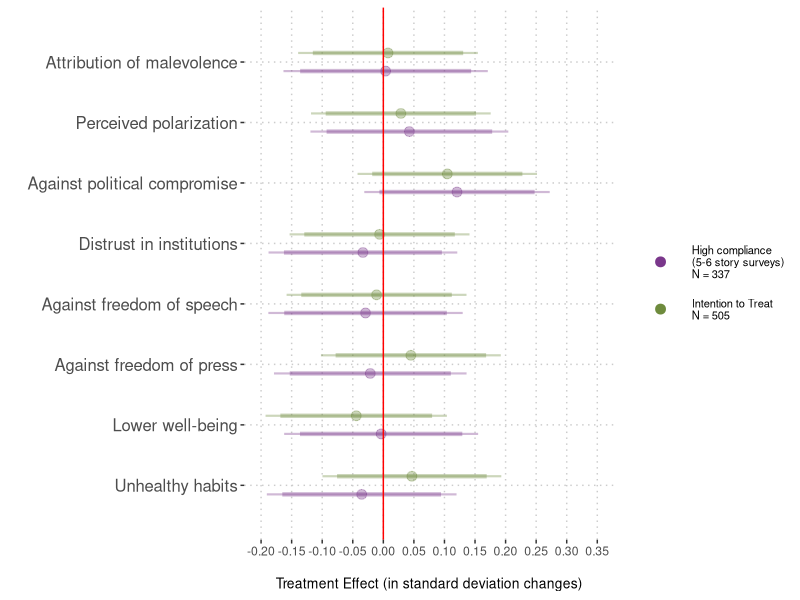
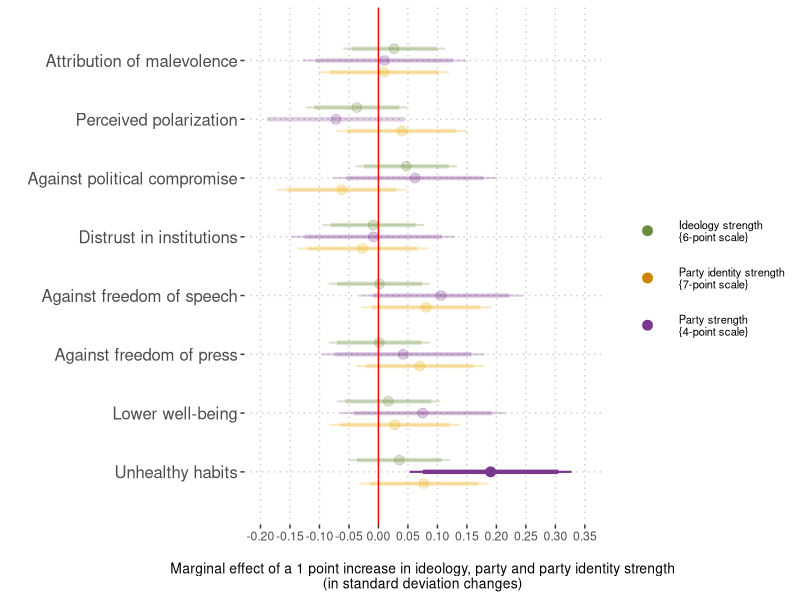

Write R code to recreate these figures, in order.
#==============================================================================
# 05-fig5-results-other-outcomes.R
# Purpose: to replicate Figure 5 of the paper, where we show the main (and 
#          moderator) effects of the treatment on many additional outcomes. We
#          first generate Figure 5.A and then Figure 5.B. For the paper, we then
#          pasted the two subfigures together.
# Article: "Exposure to extremely partisan news from the other political side 
#          shows scarce boomerang effects"
# Journal: Political Behavior
# Year:    2022
# Authors: Andreu Casas, Ericka Menchen-Trevino, Magdalena Wojcieszak
#==============================================================================


# PACKAGES
#===============================================================================
library(dplyr)
library(ggplot2)
library(ggrepel)

# DATA
#===============================================================================
# - dataset with data from the pre and post survey, for the many outcome and
#   moderator variables of interest.
db <- read.csv("./data/extreme-sites-experiment-maindb.csv")

# DATA WRANGLING
#===============================================================================
# OTHER OUTCOMES
#-------------------------------------------------------------------------------
#-------------------------------------------------------------------------------
# - create indices averaging scores for items in the same battery
db <- db %>%
  mutate(
    # - /!\ REVERSE items of trust in inst battery so that higher values
    #       mean that people polarized
    TRUST_ALL = -(TRUST_1 + TRUST_2 + TRUST_3 + TRUST_4 + TRUST_5 +
                    TRUST_6) / 6,
    # - /!\ REVERSE items of freedom of speech battery so that higher values
    #       mean that people polarized
    SPEECH_ALL = -(SPEECH_1 + SPEECH_2 + SPEECH_3 + SPEECH_4) / 4,
    SMS_ALL = (SMS_1 + SMS_2 + SMS_3) / 3,
    # - /!\ REVERSE some of the items in the well being battery so higher
    #       values mean polarization (worse well being)
    WELLBEING_ALL = (WELL_FEELINGS_1 + WELL_FEELINGS_2 + 
                       (-WELL_FEELINGS_3) + (-WELL_FEELINGS_4) +
                       (-WELL_FEELINGS_5) + (-WELL_FEELINGS_6)) / 6,
    # - /!\ REVERSE exercise so higher values mean healthier habit
    WELLACT_ALL = (WELL_ACT_1 + WELL_ACT_2 + WELL_ACT_3 + WELL_ACT_4 +
                     (-WELL_ACT_5)) / 5
  )


# - calculate ITT and CACE for High Compliers
outcomes <- c("MAL", "PREPOL", "COMPROMISE", "TRUST_ALL", "SPEECH_ALL",
              "SMS_ALL", "WELLBEING_ALL", "WELLACT_ALL")

# - specify two samples: ITT and High compliers
compl_groups <- c("Intention to Treat\nN = 505", 
                  "High compliance\n(5-6 story surveys)\nN=337")

rest_out <- NULL
for (outcome in outcomes){
  # - calculate SD of pre-treatment values
  pre_sd <- sd(db[,outcome], na.rm = TRUE)
  for (cgroup in compl_groups) {
    if (grepl("High", cgroup)) {
      run_db <- db %>%
        filter(
          is.na(compliance_level) |
            compliance_level == "High Compliance \n(5-6 story surveys)\nN = 337")
    } else {
      run_db <- db
    }
    # - calculate treatment effect /!\ NOT CONTROLLING FOR PRE because we are
    #                                  already using the DELTAs for the outcomes
    #                                  for which we have PRE and POST
    model_formula <- paste0(outcome, " ~ condition")
    model_out <- broom::tidy(lm(model_formula, 
                                data = run_db)) %>%
      filter(term == "condition") %>% 
      mutate(significant = ifelse(p.value < 0.05, 1, 0)) %>%
      mutate(outcome = outcome,
             sample = cgroup,
             sd = pre_sd,
             pe = estimate / pre_sd,
             se_std = std.error / pre_sd,
             lwr_90 = pe - (se_std * 1.64),
             lwr_95 = pe - (se_std * 1.96),
             upr_90 = pe + (se_std * 1.64),
             upr_95 = pe + (se_std * 1.96))
    rest_out <- rbind(rest_out, model_out) 
  }
}

# - the plot
rest_out02 <- rest_out %>%
  # - /!\ REVERSE results for Support for Compromise (so higher means > polariz.)
  mutate(pe = ifelse(outcome == "PREPOL", -pe, pe),
         lwr_90 = ifelse(outcome == "PREPOL", -lwr_90, lwr_90),
         upr_90 = ifelse(outcome == "PREPOL", -upr_90, upr_90),
         lwr_95 = ifelse(outcome == "PREPOL", -lwr_95, lwr_95),
         upr_95 = ifelse(outcome == "PREPOL", -upr_95, upr_95)
  ) %>%
  # - give human readable labels to outcome variables
  mutate(
    outcome = factor(recode(outcome,
                            `MAL` = "Attribution of malevolence",
                            `PREPOL` = "Perceived polarization",
                            `COMPROMISE` = "Against political compromise",
                            `TRUST_ALL` = "Distrust in institutions",
                            `SPEECH_ALL` = "Against freedom of speech",
                            `SMS_ALL` = "Against freedom of press",
                            `WELLBEING_ALL` = "Lower well-being",
                            `WELLACT_ALL` = "Unhealthy habits"),
                     levels = rev(c(
                       "Attribution of malevolence",
                       "Perceived polarization",
                       "Against political compromise",
                       "Distrust in institutions",
                       "Against freedom of speech",
                       "Against freedom of press",
                       "Lower well-being",
                       "Unhealthy habits"
                     )))) %>%
  arrange(outcome) %>%
  mutate(significant = as.character(significant),
         sample = recode(sample,
                         `High compliance\n(5-6 story surveys)\nN=337` =
                           "High compliance\n(5-6 story surveys)\nN = 337"))

# - the plot
pdf("./figures/fig5a-extreme-sites-other-out-MAIN.pdf", width = 9, height = 4)
ggplot(rest_out02,
       aes(x = outcome, y = pe)) +
  # - this is so I can have a legend indicating what the 2 colors mean
  geom_point(aes(x = 9, y = 0, color = sample)) +
  scale_color_manual("", values = c("mediumorchid4",
                                    "darkolivegreen4")) +
  # - plot 90% and 95% ITT estimates
  #geom_point()
  geom_point(inherit.aes = FALSE,
             data = rest_out02 %>% filter(grepl("Intent", sample)),
             aes(x = as.numeric(outcome) + 0.15, y = pe,
                 alpha = significant), 
             size = 3, color = "darkolivegreen4") +
  geom_segment(inherit.aes = FALSE, 
               data = rest_out02 %>% filter(grepl("Intent", sample)),
               aes(x = as.numeric(outcome) + 0.15, xend = as.numeric(outcome) + 0.15,
                   y = lwr_90, yend = upr_90, alpha = significant), size = 1.5, 
               color = "darkolivegreen4") +
  geom_segment(inherit.aes = FALSE,
               data = rest_out02 %>% filter(grepl("Intent", sample)),
               aes(x = as.numeric(outcome) + 0.15, xend = as.numeric(outcome) + 0.15,
                   y = lwr_95, yend = upr_95, alpha = significant), size = 0.75,
               color = "darkolivegreen4") +
  # - plot 90% and 95% High compliers CACE estimates
  geom_point(inherit.aes = FALSE,
             data = rest_out02 %>% filter(!grepl("Intent", sample)),
             aes(x = as.numeric(outcome) - 0.15, y = pe,
                 alpha = significant), size = 3,
             color = "mediumorchid4") +
  geom_segment(inherit.aes = FALSE,
               data = rest_out02 %>% filter(!grepl("Intent", sample)),
               aes(x = as.numeric(outcome) - 0.15, xend = as.numeric(outcome) - 0.15,
                   y = lwr_90, yend = upr_90, alpha = significant), size = 1.5,
               color = "mediumorchid4") +
  geom_segment(inherit.aes = FALSE,
               data = rest_out02 %>% filter(!grepl("Intent", sample)),
               aes(x = as.numeric(outcome) - 0.15, xend = as.numeric(outcome) - 0.15,
                   y = lwr_95, yend = upr_95, alpha = significant), size = 0.75,
               color = "mediumorchid4") +
  scale_x_continuous("", breaks = seq(1, length(levels(rest_out02$outcome))),
                     labels = levels(rest_out02$outcome),
                     limits = c(0.5,8.5)) +
  scale_y_continuous("\nTreatment Effect (in standard deviation changes)",
                     breaks = seq(-1, 1, 0.05),
                     limits = c(-0.20, 0.35)) +
  geom_hline(yintercept = 0, color = "red") +
  # - the rest 
  scale_alpha_discrete(range = c(0.35, 1), guide = FALSE) +
  coord_flip() +
  guides(color = guide_legend(override.aes = list(size = 3))) +
  theme(panel.background = element_blank(),
        panel.grid.major = element_line(color = "gray80", linetype = "dotted"),
        axis.text.y = element_text(size = 12),
        axis.title.x = element_text(size = 10),
        legend.key.size = unit(1.2, "cm"),
        legend.text = element_text(size = 8))
dev.off()


# REST OUTCOMES: Moderators
#-------------------------------------------------------------------------------
moderators <- c("party_folded", "ideo_folded", "pid_strength")

rest_modout <- NULL
for (outcome in outcomes){
  # - calculate SD of pre-treatment values
  pre_sd <- sd(db[,outcome], na.rm = TRUE)
  # - using ALL users in the sample to calculate these moderator effects
  run_db <- db
  # - calculate moderation effect
  for (moderator in moderators) {
    model_formula <- paste0(outcome, " ~ condition * ", moderator)
    model_out <- broom::tidy(lm(model_formula, 
                                data = run_db)) %>%
      filter(grepl(":", term)) %>% 
      mutate(significant = ifelse(p.value < 0.05, 1, 0)) %>%
      mutate(outcome = outcome,
             moderator = moderator,
             sd = pre_sd,
             pe = estimate / pre_sd,
             se_std = std.error / pre_sd,
             lwr_90 = pe - (se_std * 1.64),
             lwr_95 = pe - (se_std * 1.96),
             upr_90 = pe + (se_std * 1.64),
             upr_95 = pe + (se_std * 1.96))
    rest_modout <- rbind(rest_modout, model_out) 
  }
}

# - a variable indicating type of moderator
rest_modout02 <- rest_modout %>%
  mutate(term = recode(term,
                       `condition:ideo_folded` = "Ideology strength\n{6-point scale}",
                       `condition:pid_strength` = "Party identity strength\n{7-point scale}",
                       `condition:party_folded` = "Party strength\n{4-point scale}")) %>%
  mutate(significant = as.character(significant),
         term = as.character(term),
         outcome = factor(recode(outcome,
                                 `MAL` = "Attribution of malevolence",
                                 `PREPOL` = "Perceived polarization",
                                 `COMPROMISE` = "Against political compromise",
                                 `TRUST_ALL` = "Distrust in institutions",
                                 `SPEECH_ALL` = "Against freedom of speech",
                                 `SMS_ALL` = "Against freedom of press",
                                 `WELLBEING_ALL` = "Lower well-being",
                                 `WELLACT_ALL` = "Unhealthy habits"),
                          levels = rev(c(
                            "Attribution of malevolence",
                            "Perceived polarization",
                            "Against political compromise",
                            "Distrust in institutions",
                            "Against freedom of speech",
                            "Against freedom of press",
                            "Lower well-being",
                            "Unhealthy habits"
                          ))))

pdf("./figures/fig5b-extreme-sites-other-out-MOD.pdf", width = 9, height = 4)
ggplot(rest_modout02,
       aes(x = outcome, y = pe)) +
  # - this is so I can have a legend indicating what the 3 colors mean
  geom_point(aes(x = 10, y = 0, color = term)) +
  scale_color_manual("", values = c("darkolivegreen4",
                                    "orange3",
                                    "mediumorchid4")) +
  # - plot 90% and 95% IDEO STRENGTH moderation estimates
  geom_point(inherit.aes = FALSE,
             data = rest_modout02 %>% filter(grepl("Ideo", term)),
             aes(x = as.numeric(outcome) + 0.2, y = pe,
                 alpha = significant),
             size = 3, color = "darkolivegreen4") +
  geom_segment(inherit.aes = FALSE, 
               data = rest_modout02 %>% filter(grepl("Ideo", term)),
               aes(x = as.numeric(outcome) + 0.2, xend = as.numeric(outcome) + 0.2,
                   y = lwr_90, yend = upr_90,
                   alpha = significant), size = 1.5, 
               color = "darkolivegreen4") +
  geom_segment(inherit.aes = FALSE,
               data = rest_modout02 %>% filter(grepl("Ideo", term)),
               aes(x = as.numeric(outcome) + 0.2, xend = as.numeric(outcome) + 0.2,
                   y = lwr_95, yend = upr_95,
                   alpha = significant), size = 0.75,
               color = "darkolivegreen4") +
  # - plot 90% and 95% PARTY STRENGTH moderator estimates
  geom_point(inherit.aes = FALSE,
             data = rest_modout02 %>% filter(grepl("Party stre", term)),
             aes(x = as.numeric(outcome) - 0, y = pe,
                 alpha = significant), size = 3,
             color = "mediumorchid4") +
  geom_segment(inherit.aes = FALSE,
               data = rest_modout02 %>% filter(grepl("Party stre", term)),
               aes(x = as.numeric(outcome) - 0, xend = as.numeric(outcome) - 0,
                   y = lwr_90, yend = upr_90, alpha = significant), size = 1.5,
               color = "mediumorchid4") +
  geom_segment(inherit.aes = FALSE,
               data = rest_modout02 %>% filter(grepl("Party stre", term)),
               aes(x = as.numeric(outcome) - 0, xend = as.numeric(outcome) - 0,
                   y = lwr_95, yend = upr_95, alpha = significant), size = 0.75,
               color = "mediumorchid4") +
  # - plot 90% and 95% PARTY IDENTITY STRENGTH moderator
  geom_point(inherit.aes = FALSE,
             data = rest_modout02 %>% filter(grepl("Party ident", term)),
             aes(x = as.numeric(outcome) - 0.2, y = pe,
                 alpha = significant), size = 3,
             color = "darkgoldenrod2") +
  geom_segment(inherit.aes = FALSE,
               data = rest_modout02 %>% filter(grepl("Party ident", term)),
               aes(x = as.numeric(outcome) - 0.2, xend = as.numeric(outcome) - 0.2,
                   y = lwr_90, yend = upr_90, alpha = significant), size = 1.5,
               color = "darkgoldenrod2") +
  geom_segment(inherit.aes = FALSE,
               data = rest_modout02 %>% filter(grepl("Party ident", term)),
               aes(x = as.numeric(outcome) - 0.2, xend = as.numeric(outcome) - 0.2,
                   y = lwr_95, yend = upr_95, alpha = significant), size = 0.75,
               color = "darkgoldenrod2") +
  scale_x_continuous("", breaks = seq(1, length(levels(rest_modout02$outcome))),
                     labels = levels(rest_modout02$outcome),
                     limits = c(0.5, 8.5)) +
  scale_y_continuous("\nMarginal effect of a 1 point increase in ideology, party and party identity strength\n(in standard deviation changes)",
                     breaks = seq(-1, 1, 0.05),
                     limits = c(-0.20, 0.35)) +
  geom_hline(yintercept = 0, color = "red") +
  # - the rest
  scale_alpha_discrete(range = c(0.25, 1), guide = FALSE) +
  coord_flip() +
  guides(color = guide_legend(override.aes = list(size = 3))) +
  theme(panel.background = element_blank(),
        panel.grid.major = element_line(color = "gray80", linetype = "dotted"),
        axis.text.y = element_text(size = 12),
        axis.title.x = element_text(size = 10),
        legend.key.size = unit(1.2, "cm"),
        legend.text = element_text(size = 8))
dev.off()
